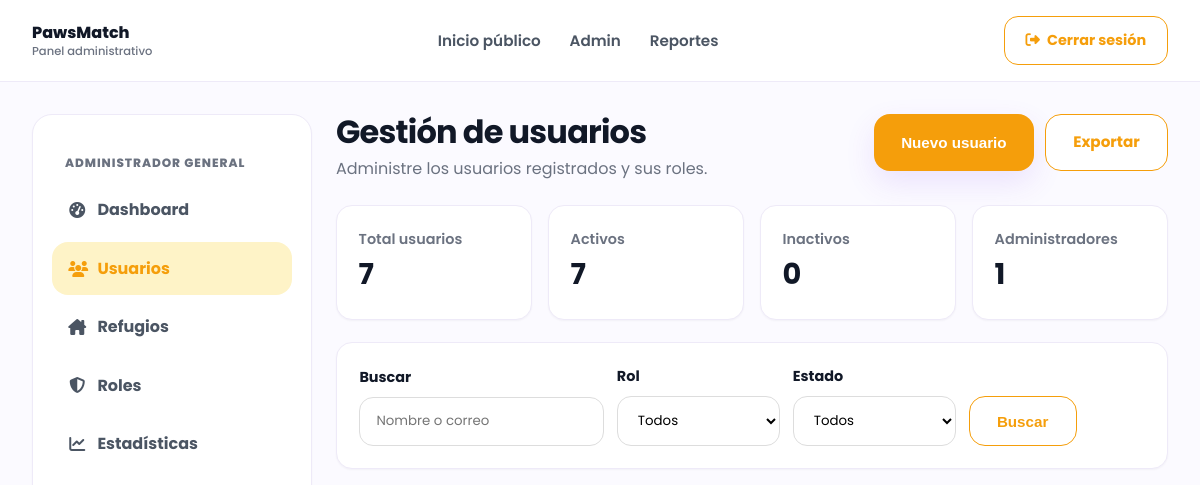
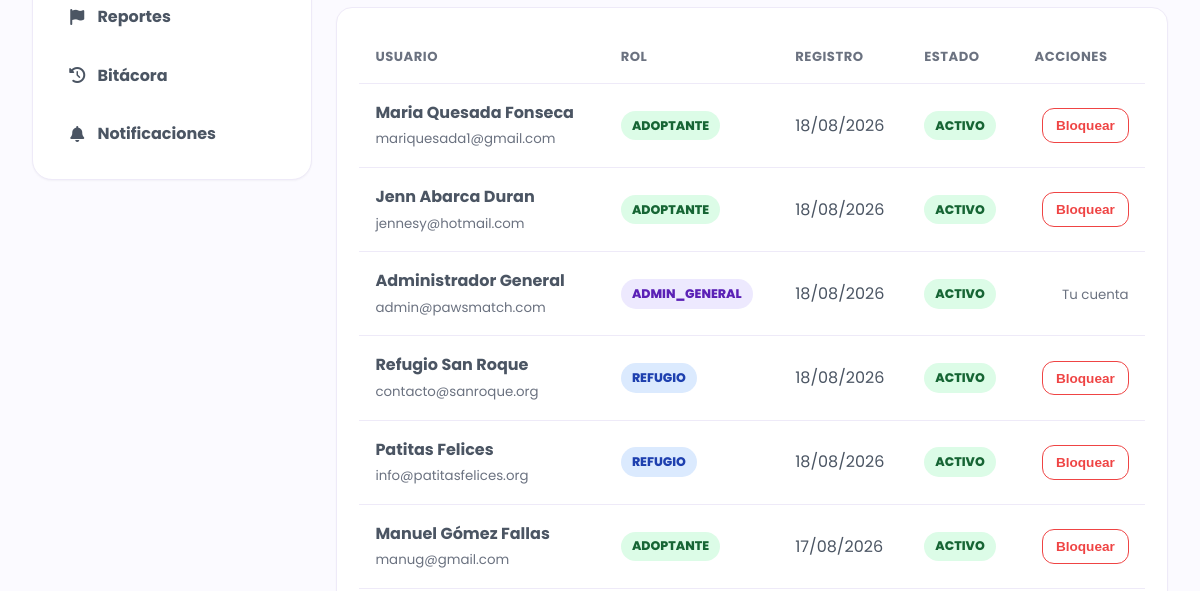
Page /admin-usuarios.php (signed in, upper part) on the earlier database version (2 pictures, top to bottom).
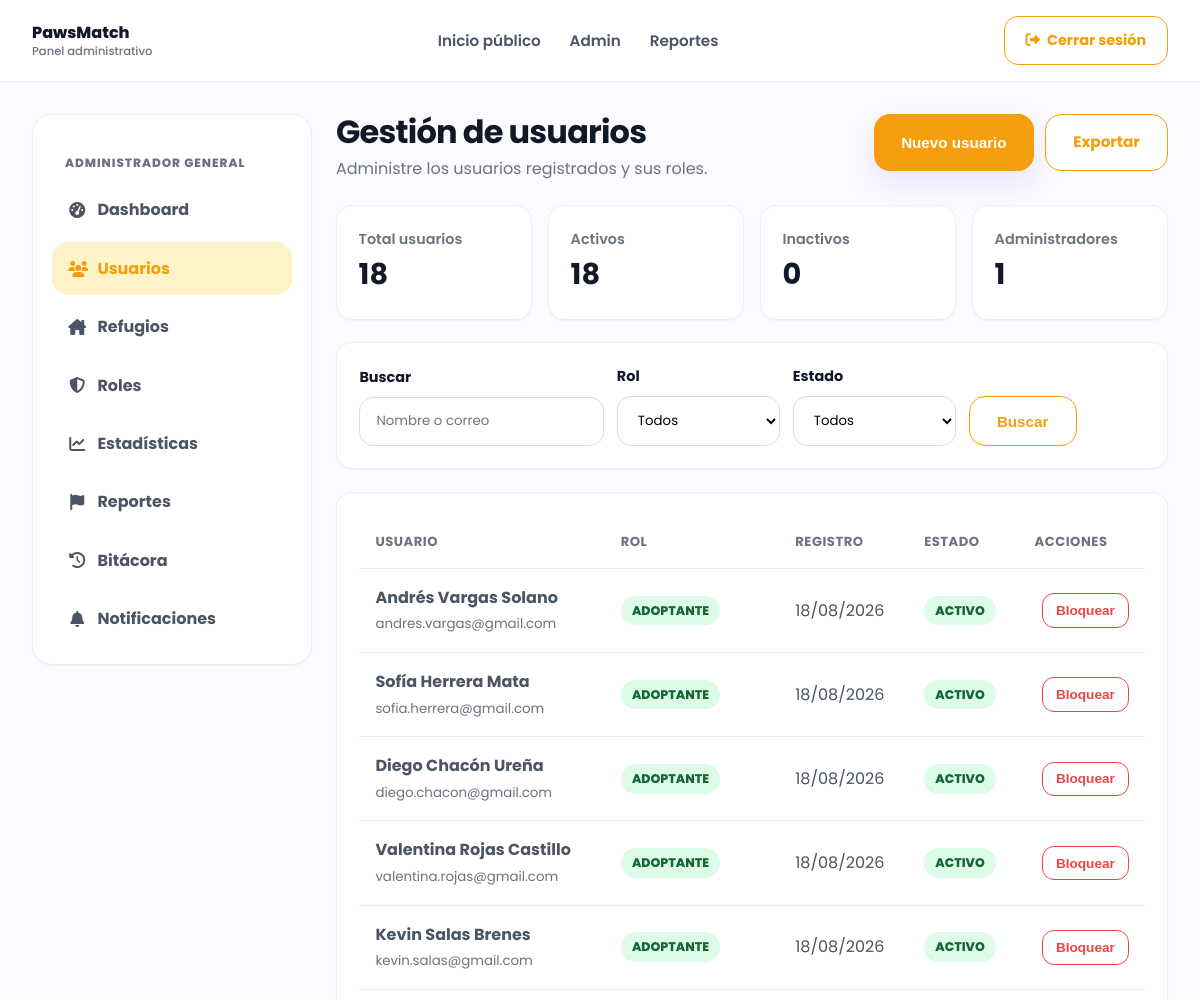
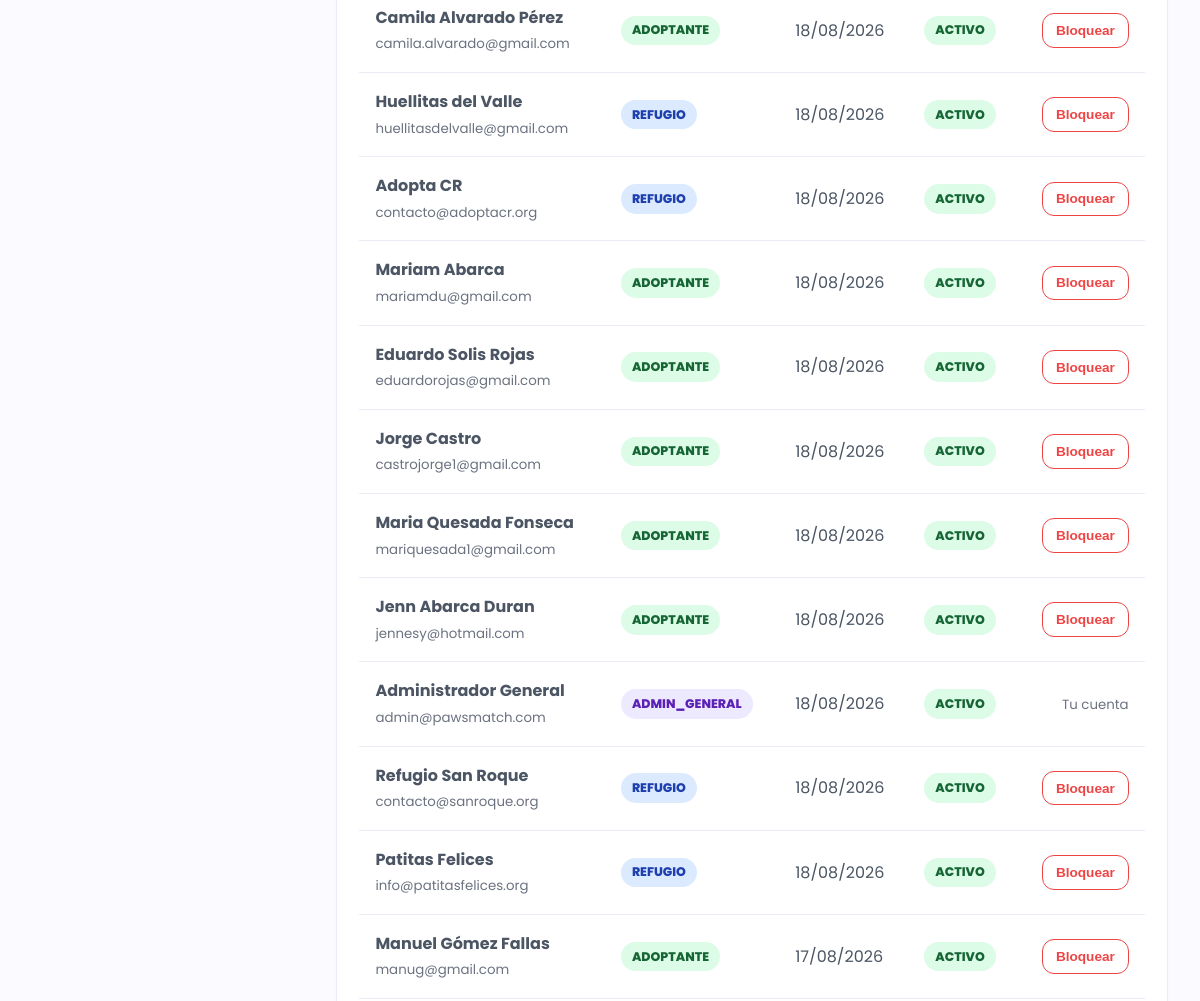
Same page on the later database version (2 pictures, top to bottom).
### tables this page shows
CREATE TABLE `usuarios` (
  `id_usuario` int NOT NULL AUTO_INCREMENT,
  `id_rol` int NOT NULL,
  `nombre` varchar(100) NOT NULL,
  `apellidos` varchar(150) NOT NULL,
  `correo` varchar(150) NOT NULL,
  `contrasena` varchar(255) NOT NULL,
  `telefono` varchar(20) DEFAULT NULL,
  `estado` enum('ACTIVO','INACTIVO') DEFAULT 'ACTIVO',
  `fecha_registro` timestamp NULL DEFAULT CURRENT_TIMESTAMP,
  PRIMARY KEY (`id_usuario`),
  UNIQUE KEY `correo` (`correo`),
  KEY `fk_usuario_rol` (`id_rol`),
  CONSTRAINT `fk_usuario_rol` FOREIGN KEY (`id_rol`) REFERENCES `roles` (`id_rol`)
);

CREATE TABLE `roles` (
  `id_rol` int NOT NULL AUTO_INCREMENT,
  `nombre` varchar(50) NOT NULL,
  `descripcion` varchar(150) DEFAULT NULL,
  PRIMARY KEY (`id_rol`),
  UNIQUE KEY `nombre` (`nombre`)
);

### php/models/Usuario.php (called while the page is built, shortened)
<?php
class Usuario
{
    public static function listar(PDO $conexion, string $buscar = "", string $rol = "", string $estado = ""): array
    {
        $sql = "
            SELECT u.id_usuario, u.nombre, u.apellidos, u.correo, u.estado, u.fecha_registro, r.nombre AS rol
            FROM usuarios u INNER JOIN roles r ON u.id_rol = r.id_rol
            WHERE 1 = 1
        ";
        $params = [];
        $sql .= " ORDER BY u.fecha_registro DESC";
        $stmt = $conexion->prepare($sql);
        $stmt->execute($params);
        return $stmt->fetchAll(PDO::FETCH_ASSOC);
    }
    public static function contarTotal(PDO $conexion): int
    {
        return (int) $conexion->query("SELECT COUNT(*) FROM usuarios")->fetchColumn();
    }
    public static function contarPorEstado(PDO $conexion, string $estado): int
    {
        $stmt = $conexion->prepare("SELECT COUNT(*) FROM usuarios WHERE estado = :estado");
        $stmt->execute([":estado" => $estado]);
        return (int) $stmt->fetchColumn();
    }
}

### php/views/admin/usuarios.php (the view, shortened to what the changed rows need)
<div class="admin-header"><div><h1>Gestión de usuarios</h1></div></div>
<div class="kpi-grid">
    <div class="kpi-card"><div><p>Total usuarios</p><h3><?php echo $totalTodos; ?></h3></div></div>
    <div class="kpi-card"><div><p>Activos</p><h3><?php echo $totalActivos; ?></h3></div></div>
</div>
<section class="admin-card">
    <div class="table-responsive">
        <table class="admin-table">
            <thead><tr><th>Usuario</th><th>Rol</th><th>Registro</th><th>Estado</th><th class="text-end">Acciones</th></tr></thead>
            <tbody>
                <?php if (empty($usuarios)): ?>
                    <tr><td colspan="5" class="text-center text-muted py-4">No se encontraron usuarios con esos filtros.</td></tr>
                <?php else: foreach ($usuarios as $u): ?>
                    <tr>
                        <td><strong><?php echo htmlspecialchars($u['nombre'] . ' ' . $u['apellidos']); ?></strong><br><small class="text-muted"><?php echo htmlspecialchars($u['correo']); ?></small></td>
                        <td><span class="badge" style="<?php echo $rolBadge[$u['rol']] ?? ''; ?>padding:.3rem .7rem;border-radius:99px;font-size:.78rem;"><?php echo $u['rol']; ?></span></td>
                        <td><?php echo htmlspecialchars(date('d/m/Y', strtotime($u['fecha_registro']))); ?></td>
                        <td><span class="badge" style="<?php echo $u['estado'] === 'ACTIVO' ? 'background:#dcfce7;color:#166534;' : 'background:#fee2e2;color:#991b1b;'; ?>padding:.3rem .7rem;border-radius:99px;font-size:.78rem;"><?php echo $u['estado']; ?></span></td>
                        <td class="text-end">
                            <?php if ((int) $u['id_usuario'] !== (int) $_SESSION['id_usuario']): ?>
                                <form action="php/admin_usuario_estado.php" method="POST" style="display:inline" onsubmit="return confirm('¿Cambiar el estado de este usuario?');">
                                    <button type="submit" class="btn btn-sm <?php echo $u['estado'] === 'ACTIVO' ? 'btn-danger-outline' : 'btn-success-outline'; ?>">
                                        <?php echo $u['estado'] === 'ACTIVO' ? 'Bloquear' : 'Activar'; ?>
                                    </button>
                                </form>
                            <?php else: ?>
                                <small class="text-muted">Tu cuenta</small>
                            <?php endif; ?>
                        </td>
                    </tr>
                <?php endforeach; endif; ?>
            </tbody>
        </table>
    </div>
</section>

### php/views/partials/navbar_admin.php (shortened to what the changed rows need)
<?php
$itemsMenuAdmin = [
    "dashboard"      => ["admin-dashboard.php", "fa-gauge-high", "Dashboard"],
    "usuarios"       => ["admin-usuarios.php", "fa-users", "Usuarios"],
    "refugios"       => ["admin-refugios.php", "fa-house-chimney", "Refugios"],
    "roles"          => ["admin-roles.php", "fa-shield-halved", "Roles"],
    "estadisticas"   => ["admin-estadisticas.php", "fa-chart-line", "Estadísticas"],
    "reportes"       => ["admin-reportes.php", "fa-flag", "Reportes"],
    "bitacora"       => ["admin-bitacora.php", "fa-clock-rotate-left", "Bitácora"],
    "notificaciones" => ["admin-notificaciones.php", "fa-bell", "Notificaciones"],
];
?>
<div class="admin-layout">
<aside class="admin-sidebar">
<ul class="sidebar-menu">
<?php foreach ($itemsMenuAdmin as $clave => [$href, $icono, $texto]): ?>
    <li><a class="<?php echo $clave === $paginaActivaAdmin ? 'active' : ''; ?>" href="<?php echo $href; ?>"><i class="fas <?php echo $icono; ?>"></i> <?php echo $texto; ?></a></li>
<?php endforeach; ?>
</ul>
</aside>
<main class="admin-main">

Differences in the rows shown:
added usuarios: nombre+apellidos "Andrés Vargas Solano", correo "andres.vargas@gmail.com", id_rol.nombre "ADOPTANTE", fecha_registro "18/08/2026", estado "ACTIVO", shows "Bloquear"
added usuarios: nombre+apellidos "Sofía Herrera Mata", correo "sofia.herrera@gmail.com", id_rol.nombre "ADOPTANTE", fecha_registro "18/08/2026", estado "ACTIVO", shows "Bloquear"
added usuarios: nombre+apellidos "Diego Chacón Ureña", correo "diego.chacon@gmail.com", id_rol.nombre "ADOPTANTE", fecha_registro "18/08/2026", estado "ACTIVO", shows "Bloquear"
added usuarios: nombre+apellidos "Valentina Rojas Castillo", correo "valentina.rojas@gmail.com", id_rol.nombre "ADOPTANTE", fecha_registro "18/08/2026", estado "ACTIVO", shows "Bloquear"
added usuarios: nombre+apellidos "Kevin Salas Brenes", correo "kevin.salas@gmail.com", id_rol.nombre "ADOPTANTE", fecha_registro "18/08/2026", estado "ACTIVO", shows "Bloquear"
added usuarios: nombre+apellidos "Camila Alvarado Pérez", correo "camila.alvarado@gmail.com", id_rol.nombre "ADOPTANTE", fecha_registro "18/08/2026", estado "ACTIVO", shows "Bloquear"
added usuarios: nombre+apellidos "Huellitas del Valle", correo "huellitasdelvalle@gmail.com", id_rol.nombre "REFUGIO", fecha_registro "18/08/2026", estado "ACTIVO", shows "Bloquear"
added usuarios: nombre+apellidos "Adopta CR", correo "contacto@adoptacr.org", id_rol.nombre "REFUGIO", fecha_registro "18/08/2026", estado "ACTIVO", shows "Bloquear"
added usuarios: nombre+apellidos "Mariam Abarca", correo "mariamdu@gmail.com", id_rol.nombre "ADOPTANTE", fecha_registro "18/08/2026", estado "ACTIVO", shows "Bloquear"
added usuarios: nombre+apellidos "Eduardo Solis Rojas", correo "eduardorojas@gmail.com", id_rol.nombre "ADOPTANTE", fecha_registro "18/08/2026", estado "ACTIVO", shows "Bloquear"
added usuarios: nombre+apellidos "Jorge Castro", correo "castrojorge1@gmail.com", id_rol.nombre "ADOPTANTE", fecha_registro "18/08/2026", estado "ACTIVO", shows "Bloquear"
Other differences:
$totalTodos: "7" → "18"
$totalActivos: "7" → "18"
